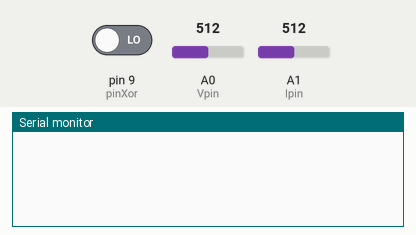
This sketch was run on a simulated Arduino Uno, built with avr-gcc and run on an emulated ATmega328P. On the bench: the last lines printed to the serial monitor. The test bench sets the inputs (shaded band); at power-on: A0 (Vpin) = 512, A1 (Ipin) = 512, pin 9 (pinXor) LOW.

Above: at 1.2 s.
1.3 s: A0 (Vpin) set to 716
At 2.7 s:
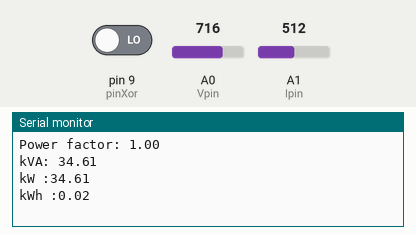
3.5 s: A1 (Ipin) set to 716
At 4.4 s:
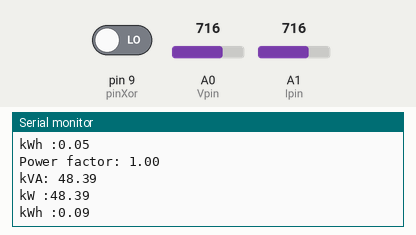
5.0 s: A0 (Vpin) set to 900
At 6.2 s:
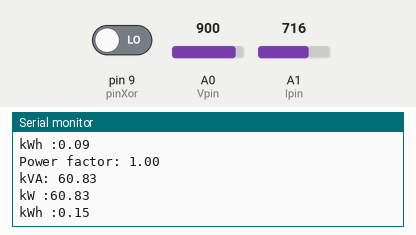
6.5 s: A1 (Ipin) set to 900
At 8.0 s:
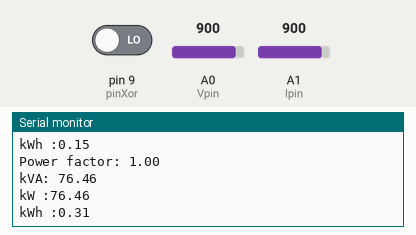
Timing chart, 0 to 9.0 s (numbered marks = the images above; inputs shaded):
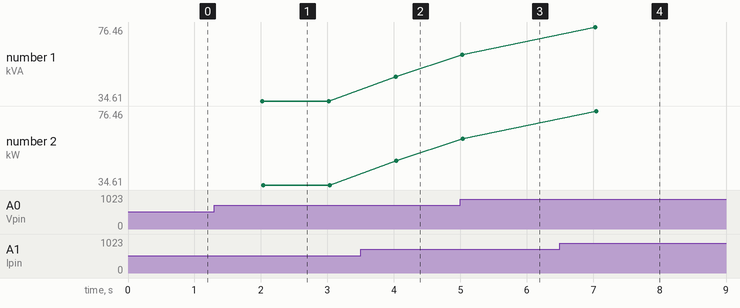

Measured:
- after the input at 1.3 s, the serial monitor: prints a new line after 0.72 s (image 1)
- after the input at 3.5 s, the serial monitor: prints a new line after 0.53 s (image 2)
- after the input at 5.0 s, the serial monitor: prints a new line at once (image 3)
- after the input at 6.5 s, the serial monitor: prints a new line after 0.53 s (image 4)
- plotted number 1: 34.61 → 48.39 after the input at 3.5 s, 48.39 → 60.83 after the input at 5.0 s, 60.83 → 76.46 after the input at 6.5 s
- plotted number 2: 34.61 → 48.39 after the input at 3.5 s, 48.39 → 60.83 after the input at 5.0 s, 60.83 → 76.46 after the input at 6.5 s

The sketch:

energy_meter2.ino
```cpp
int pinV = 10;
int pinXor = 9;
int Vpin = A0;
int Ipin = A1;
unsigned long phase_delay,disp_time=0,period;
double time_period,frequency,phase_angle,power_factor,voltage,current,kVA,kW,kWh = 0,kjoules = 0;

void setup() {
  Serial.begin(9600);
  pinMode(pinV, INPUT);
  pinMode(pinXor, INPUT);
  period = micros();
}

void loop() {

  //time_period = 2 * pulseIn(pinV, HIGH);
  phase_delay = pulseIn(pinXor,HIGH);
  //frequency = 1000000 / time_period;

  power_factor = cos((phase_delay/20000.00)*6.283);

  voltage = analogRead(Vpin);
  current = analogRead(Ipin);

  kVA = voltage * current * 0.0944 /1000;
  kW = kVA * power_factor ;


  kjoules = kjoules+ (kW *((micros()-period)/1000000.000));
  //Serial.println(micros()-period);
  //Serial.print(".");
  period = micros();

  kWh = kWh + (kjoules/3600) ;


  if((millis() - disp_time) > 1000){
      Serial.print("Power factor: ");
      Serial.println(power_factor);
      Serial.print("kVA: ");
      Serial.println(kVA);
      Serial.print("kW :");
      Serial.println(kW);
      Serial.print("kWh :");
      Serial.println(kWh);
      disp_time = millis();
    }


}
```
